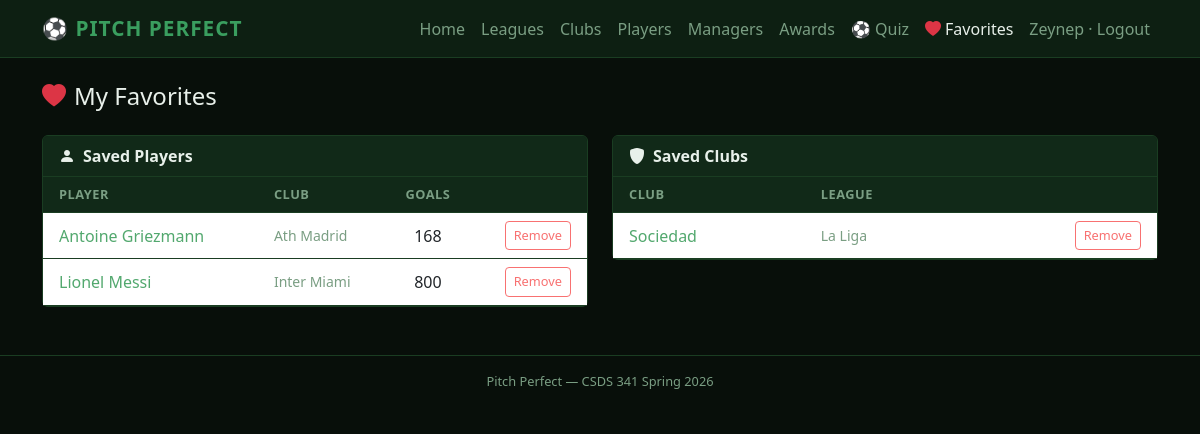
Screenshot of /favorites (signed in) with the database file from the repository.
### tables this page shows
CREATE TABLE Player_Plays_For (
    Player_ID INTEGER PRIMARY KEY,
    Name      TEXT NOT NULL,
    DOB       TEXT,
    Market_Value    REAL,
    Goals     INTEGER,
    Club_Name TEXT,
    FOREIGN KEY (Club_Name) REFERENCES Club_Teams_Belongs_To(Name)
);

CREATE TABLE Club_Teams_Belongs_To (
    Name            TEXT PRIMARY KEY,
    Location        TEXT,
    Number_Players  INTEGER,
    Number_Of_Wins  INTEGER,
    League_Name     TEXT NOT NULL,
    FOREIGN KEY (League_Name) REFERENCES League(Name)
);

### app.py (the view)
@app.route('/favorites')
def favorites():
    if not session.get('user_id'):
        return redirect(url_for('login'))
    conn = db()
    players = conn.execute("""
        SELECT p.Player_ID, p.Name, p.Club_Name, p.Goals
        FROM Favorite f
        JOIN Player_Plays_For p ON f.Reference = CAST(p.Player_ID AS TEXT)
        WHERE f.User_ID=? AND f.Type='player'
        ORDER BY p.Name
    """, (session['user_id'],)).fetchall()
    clubs = conn.execute("""
        SELECT c.Name, c.League_Name, c.Location, c.Number_Of_Wins
        FROM Favorite f
        JOIN Club_Teams_Belongs_To c ON f.Reference = c.Name
        WHERE f.User_ID=? AND f.Type='club'
        ORDER BY c.Name
    """, (session['user_id'],)).fetchall()
    conn.close()
    return render_template('favorites.html', players=players, clubs=clubs)

### app.py (called while the page is built)
def db():
    conn = sqlite3.connect(DB)
    conn.row_factory = sqlite3.Row
    return conn

### templates/favorites.html (shortened to what this page needs)
{% extends "base.html" %}
{% block content %}
<h4 class="mb-4"><i class="bi bi-heart-fill text-danger me-2"></i>My Favorites</h4>
<div class="row g-4">
  <div class="col-md-6">
    <div class="card">
      <div class="card-header"><i class="bi bi-person-fill me-2"></i>Saved Players</div>
      {% if players %}
      <div class="table-responsive">
        <table class="table table-hover mb-0">
          <thead><tr><th class="ps-3">Player</th><th>Club</th><th class="text-center">Goals</th><th></th></tr></thead>
          <tbody>
            {% for p in players %}
            <tr>
              <td class="ps-3"><a href="/players/{{ p[0] }}">{{ p[1] }}</a></td>
              <td class="text-muted small">{{ p[2] or '—' }}</td>
              <td class="text-center">{{ p[3] or '—' }}</td>
              <td class="text-end pe-3">
                <form method="post" action="/favorite/remove" style="display:inline">
                  <button type="submit" class="btn btn-sm btn-outline-danger">Remove</button>
                </form>
              </td>
            </tr>
            {% endfor %}
          </tbody>
        </table>
      </div>
      {% else %}
      <div class="card-body text-muted">No saved players yet. Browse <a href="/players">players</a> to add some.</div>
      {% endif %}
    </div>
  </div>
  <div class="col-md-6">
    <div class="card">
      <div class="card-header"><i class="bi bi-shield-fill me-2"></i>Saved Clubs</div>
      {% if clubs %}
      <div class="table-responsive">
        <table class="table table-hover mb-0">
          <thead><tr><th class="ps-3">Club</th><th>League</th><th></th></tr></thead>
          <tbody>
            {% for c in clubs %}
            <tr>
              <td class="ps-3"><a href="/clubs/{{ c[0] }}">{{ c[0] }}</a></td>
              <td class="text-muted small">{{ c[1] }}</td>
              <td class="text-end pe-3">
                <form method="post" action="/favorite/remove" style="display:inline">
                  <button type="submit" class="btn btn-sm btn-outline-danger">Remove</button>
                </form>
              </td>
            </tr>
            {% endfor %}
          </tbody>
        </table>
      </div>
      {% else %}
      <div class="card-body text-muted">No saved clubs yet. Browse <a href="/clubs">clubs</a> to add some.</div>
      {% endif %}
    </div>
  </div>
</div>
{% endblock %}

### templates/base.html (style rules this page uses)
:root { --bg: #080f0a; --surface: #0d1f12; --surface2: #112918; --border: #1a3d22; --accent: #3a9e5f; --accent2: #2d7a4a; --text: #e8f0ea; --text-muted: #7a9e83; --link: #52a86e; --link-hover: #7ac48a; }
body { background: var(--bg); color: var(--text); }
.card { background: var(--surface); border: 1px solid var(--border); }
.card-header { background: var(--surface2); border-bottom: 1px solid var(--border); font-weight: 600; color: var(--text); }
.table { color: var(--text); }
.table thead th { background: var(--surface2); border-color: var(--border); color: var(--text-muted); font-size: .8rem; text-transform: uppercase; letter-spacing: .5px; }
.table td, .table th { border-color: var(--border); vertical-align: middle; }
.btn-outline-danger { color: #f87171; border-color: #f87171; }
.btn-sm { font-size: .8rem; }
a { color: var(--link); text-decoration: none; }
.text-muted { color: var(--text-muted) !important; }

### rows the page displays
Player_Plays_For: Name "Antoine Griezmann", Club_Name "Ath Madrid", Goals "168"
Club_Teams_Belongs_To: Name "Sociedad", League_Name "La Liga"

### other values shown
{{ session.username }} "Zeynep"
{{ p[1] }} "Lionel Messi"
{{ p[2] or '—' }} "Inter Miami"
{{ p[3] or '—' }} "800"
